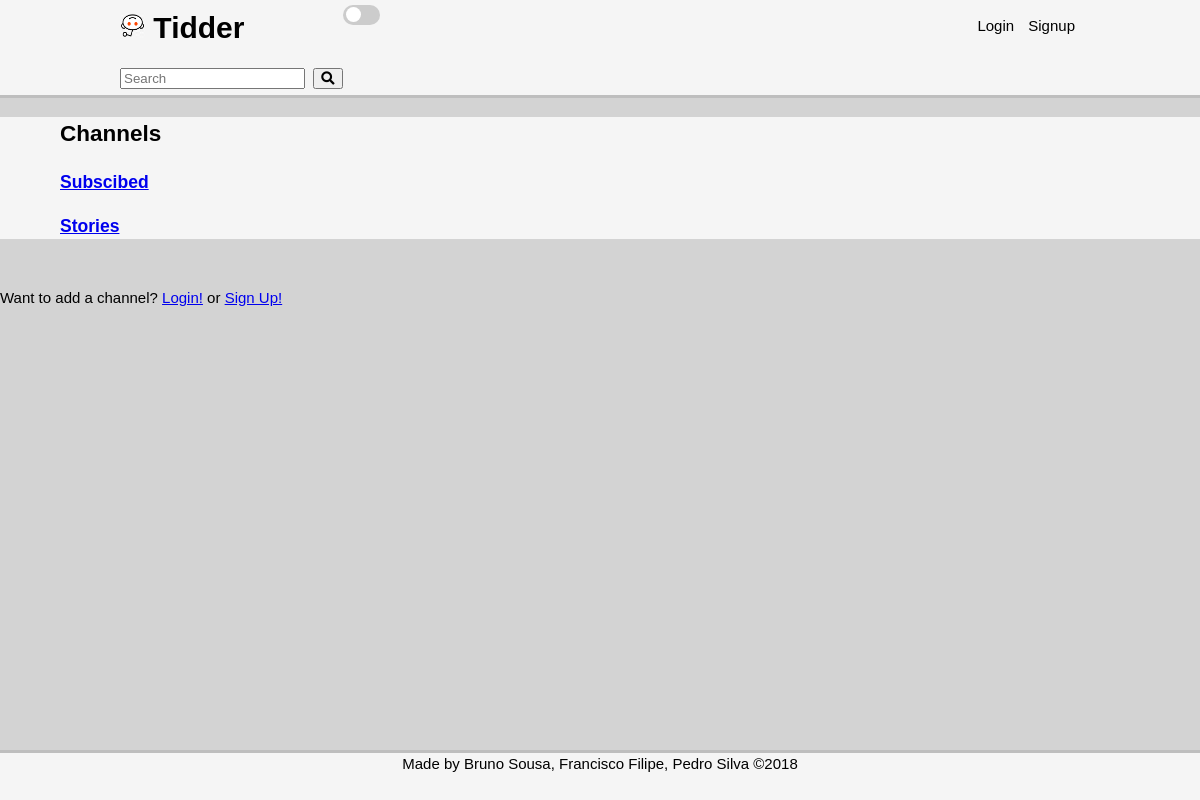
The page /pages/channels.php on the database as committed earlier.
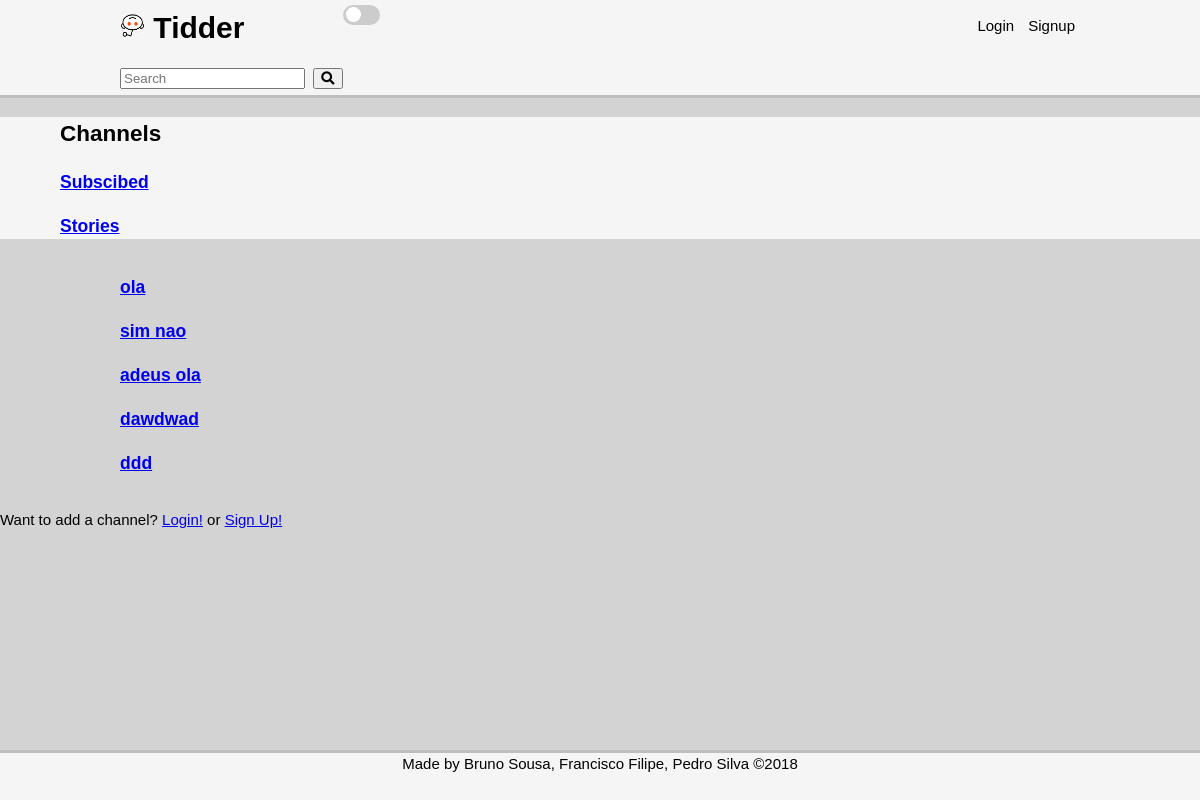
The same page on the database as committed later.
### tables this page shows
CREATE TABLE channel(
	channel_id INTEGER NOT NULL PRIMARY KEY AUTOINCREMENT,
	channel_name VARCHAR NOT NULL UNIQUE
);

### pages/channels.php (called while the page is built, shortened)
<?php
	include_once('../templates/tpl_common.php');
	include_once('../templates/tpl_channels.php');
	include_once('../database/db_channel.php');
	$channels = getAllChannels();
	$page = 'channels.php';
	draw_header(true);
	draw_channels($channels);
	draw_footer();
?>

### database/db_channel.php (called while the page is built, shortened)
<?php
	function getAllChannels() {
		$db = Database::instance()->db();
		$stmt = $db->prepare('SELECT * FROM channel');
		$stmt->execute();
		return $stmt->fetchAll();
	}
?>

### templates/tpl_channels.php (the view, shortened to what this page needs)
<?php
	function draw_channels($channels){ ?>
		<section id="stories">
			<header>
				<h2>Channels</h2>
				<h3><a href="stories.php?subscribed=true">Subscibed</a></h3>
				<h3><a href="stories.php">Stories</a></h3>
			</header>
			<div class = "container">
				<ol>
				<?php
					foreach($channels as $channel)
						draw_channel($channel);
				?>
				</ol>
			</div>
		<?php if((isset($_SESSION['user_id']))) { ?>
				<p>Want to add a channel?</p>
				<form method="post" action="../actions/action_add_channel.php">
					<input type="text" name="name" placeholder="Channel Name" required>
					<input type="submit" value="Add Channel">
				</form>
		<?php } else { ?>
			<p>Want to add a channel? <a href="login.php">Login!</a> or <a href="signup.php">Sign Up!</a></p>
		<?php }
	}
	function draw_channel($channel){ ?>
		<li>
			<div class="channel">
			<h3><a href="stories.php?channel=<?=urlencode($channel['channel_name'])?>"><?=$channel['channel_name']?></a></h3>
			</div>
		</li>
	<?php }
		global $channel_name;?>

### templates/tpl_common.php (shortened to what this page needs)
<?php
function draw_header($isnt_login_signup) {
	global $page;
?>
<!DOCTYPE html>
<html lang="en-US">
<head>
	<link rel="stylesheet" href="https://use.fontawesome.com/releases/v5.5.0/css/all.css">
	<link rel="stylesheet" type="text/css" href="../css/style.css">
</head>
<body class = "light">
	<div class = "wrapper">
	<header>
		<div class = "container">
			<h1>
				<a href="../index.php">
					<img src="../pictures/default.jpg" alt="icon" width = "25" height = "25"> Tidder
				</a>
				<form method="get" action="../actions/action_search.php">
					<input type="text" name="search" placeholder="Search" required>
					<input type="submit" class="fa fa-input" value="&#xf002">
				</form>
			</h1>
			<label class = "switch">
				<span class = "slider round"></span>
			</label>
			<?php if(!isset($_SESSION['user_id'])) {
					if($isnt_login_signup) { ?>
					<nav>
						<ul>
							<li><a href='../pages/login.php?redirect=<?=urlencode($page)?>''>Login</a></li>
							<li><a href='../pages/signup.php?redirect=<?=urlencode($page)?>'>Signup</a></li>
						</ul>
					</nav>
			<?php }
			} ?>
		</div>
	</header>
<?php
}
function draw_footer() {?>
		</div>
		<footer>
			Made by <a href="https://github.com/Rekicho">Bruno Sousa</a>,
			<a href="https://github.com/CiscoFrisco">Francisco Filipe</a>,
			<a href="https://github.com/PedroMiguelSilva">Pedro Silva</a> &copy;2018
		</footer>
	</body>
</html>
<?php } ?>

### css/style.css (style rules this page uses)
:root { --main-bg-color: #eee; --section-login-bg-color: white; --section-login-border-color: #ddd; --section-login-footer-bg-color: #eef; --button-bg-color: #bbf; --button-hover-bg-color: #aaf; --grey-shade-0: #f9f9f9; --grey-shade-1: #f5f5f5; --grey-shade-1-5: #efefef; --grey-shade-2: #d3d3d3; --grey-shade-3: #bebebe; --grey-shade-4: #a9a9a9; --grey-shade-5: #808080; --grey-shade-6: #505050; }
html, body { height: 100%; margin: 0; }
.wrapper { min-height: 100%; margin-bottom: -50px; }
.wrapper:after { content: ""; display: block; height: 50px; }
body.light { --main-bg: var(--grey-shade-2); --writing-bg: var(--grey-shade-1); --hover-bg: var(--grey-shade-2); --border-color: var(--grey-shade-3); --main-font-color: black; }
body { background-color: var(--main-bg); font: 15px/1.5 Arial, Helvetica, sans-serif; padding: 0; position: relative; }
h2, h3, h5,p { color: var(--main-font-color); }
.container { width: 80%; margin: 0px auto; overflow: hidden; min-height: 100%; position: relative; }
body > .wrapper > header { background-color: var(--writing-bg); color: var(--main-font-color); padding-top: 5px; min-height: 50px; border-bottom: var(--border-color) 3px solid; }
body > .wrapper > header a { color: var(--main-font-color); text-decoration: none; }
body > .wrapper > header nav a { padding: 5px; }
body > .wrapper > header nav li { padding: 0px; }
body > .wrapper > header ul { padding: 0; margin: 0; }
body > .wrapper > header li { display: inline; padding: 0 20px; }
body > .wrapper > header h1 { float: left; margin: 0; }
body > .wrapper > header nav { float: right; margin-top: 10px; padding-left: 10px; }
body > .wrapper > #stories > header { padding-left: 5%; background-color: var(--writing-bg); }
body > footer { background-color: var(--writing-bg); border-top: var(--border-color) 3px solid; height:50px; text-align: center; color: var(--main-font-color); width: 100%; }
body > footer a { color: var(--main-font-color); text-decoration: none; }
ol { list-style-type: none; padding: 0; }
.switch { position: relative; display: inline-block; width: 37px; height: 20px; }
.slider { position: absolute; cursor: pointer; top: 0; left: 0; right: 0; bottom: 0; background-color: #ccc; -webkit-transition: .4s; transition: .4s; }
.slider:before { position: absolute; content: ""; height: 15px; width: 15px; left: 3px; bottom: 3px; background-color: white; -webkit-transition: .4s; transition: .4s; }
.slider.round { border-radius: 34px; }
.slider.round:before { border-radius: 50%; }

Rows that differ between the two databases and show on the page:
added channel: channel_name "ola"
added channel: channel_name "sim nao"
added channel: channel_name "adeus ola"
added channel: channel_name "dawdwad"
added channel: channel_name "ddd"
